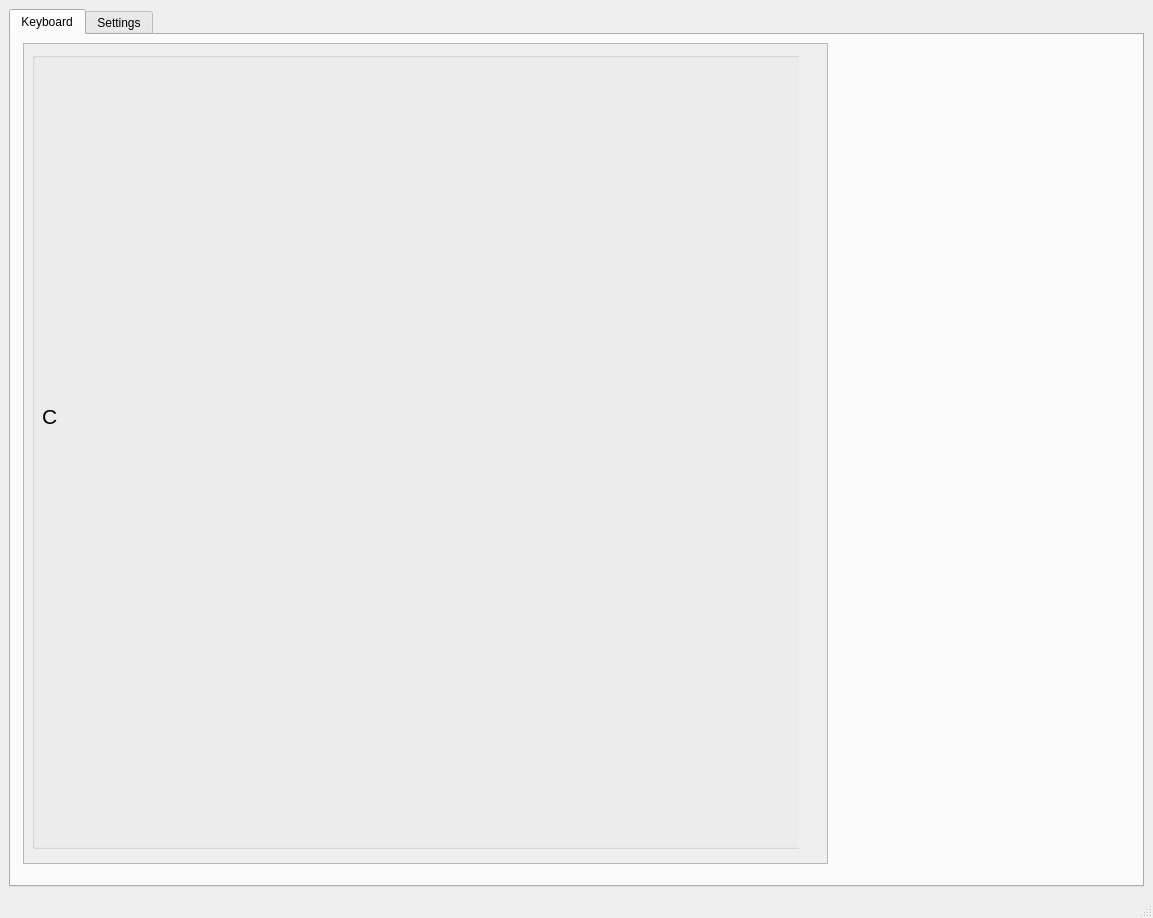
<?xml version="1.0" encoding="UTF-8"?>
<ui version="4.0">
 <class>MainWindow</class>
 <widget class="QMainWindow" name="MainWindow">
  <property name="geometry">
   <rect>
    <x>0</x>
    <y>0</y>
    <width>1153</width>
    <height>918</height>
   </rect>
  </property>
  <property name="minimumSize">
   <size>
    <width>800</width>
    <height>600</height>
   </size>
  </property>
  <property name="windowTitle">
   <string>Health Monitor</string>
  </property>
  <widget class="QWidget" name="centralwidget">
   <layout class="QGridLayout" name="gridLayout">
    <item row="0" column="0">
     <widget class="QTabWidget" name="tabs">
      <property name="currentIndex">
       <number>0</number>
      </property>
      <widget class="QWidget" name="keyboard">
       <attribute name="title">
        <string>Keyboard</string>
       </attribute>
       <widget class="QScrollArea" name="scrollArea_keyboard">
        <property name="geometry">
         <rect>
          <x>12</x>
          <y>8</y>
          <width>805</width>
          <height>821</height>
         </rect>
        </property>
        <property name="widgetResizable">
         <bool>false</bool>
        </property>
        <widget class="QWidget" name="scrollAreaWidgetContents">
         <property name="geometry">
          <rect>
           <x>0</x>
           <y>0</y>
           <width>775</width>
           <height>815</height>
          </rect>
         </property>
         <widget class="QGroupBox" name="groupBox_keyboard">
          <property name="geometry">
           <rect>
            <x>8</x>
            <y>8</y>
            <width>773</width>
            <height>797</height>
           </rect>
          </property>
          <property name="title">
           <string/>
          </property>
          <widget class="QWidget" name="widget_keyboard" native="true">
           <property name="geometry">
            <rect>
             <x>20</x>
             <y>579</y>
             <width>717</width>
             <height>197</height>
            </rect>
           </property>
          </widget>
          <widget class="QLabel" name="label_notes">
           <property name="geometry">
            <rect>
             <x>10</x>
             <y>344</y>
             <width>221</width>
             <height>41</height>
            </rect>
           </property>
           <property name="font">
            <font>
             <pointsize>16</pointsize>
            </font>
           </property>
           <property name="text">
            <string>C</string>
           </property>
           <property name="alignment">
            <set>Qt::AlignLeading|Qt::AlignLeft|Qt::AlignVCenter</set>
           </property>
          </widget>
         </widget>
        </widget>
       </widget>
      </widget>
      <widget class="QWidget" name="settings">
       <attribute name="title">
        <string>Settings</string>
       </attribute>
       <widget class="QScrollArea" name="scrollArea_settings">
        <property name="geometry">
         <rect>
          <x>4</x>
          <y>4</y>
          <width>761</width>
          <height>557</height>
         </rect>
        </property>
        <property name="widgetResizable">
         <bool>true</bool>
        </property>
        <widget class="QWidget" name="scrollAreaWidgetContents_3">
         <property name="geometry">
          <rect>
           <x>0</x>
           <y>0</y>
           <width>759</width>
           <height>555</height>
          </rect>
         </property>
         <widget class="QGroupBox" name="groupBox_status">
          <property name="geometry">
           <rect>
            <x>8</x>
            <y>8</y>
            <width>737</width>
            <height>537</height>
           </rect>
          </property>
          <property name="title">
           <string>Status</string>
          </property>
         </widget>
        </widget>
       </widget>
      </widget>
     </widget>
    </item>
   </layout>
  </widget>
  <widget class="QMenuBar" name="menubar">
   <property name="geometry">
    <rect>
     <x>0</x>
     <y>0</y>
     <width>1153</width>
     <height>22</height>
    </rect>
   </property>
  </widget>
  <widget class="QStatusBar" name="statusbar"/>
 </widget>
 <resources/>
 <connections/>
</ui>
